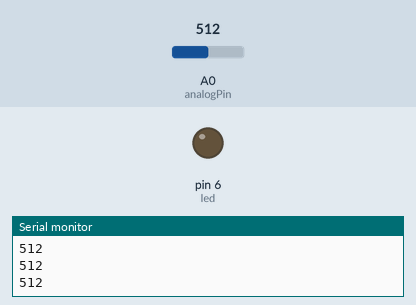
The sketch below on a simulated Arduino Uno, built with avr-gcc and run on an emulated ATmega328P. Shown: output pins drawn as LEDs (lit = HIGH), the last lines printed to the serial monitor. The test bench sets the inputs (shaded band); at power-on: A0 (analogPin) = 512.

Above: at 1.2 s.
1.3 s: A0 (analogPin) set to 889
2.8 s: A0 (analogPin) set to 916
At 3.1 s:
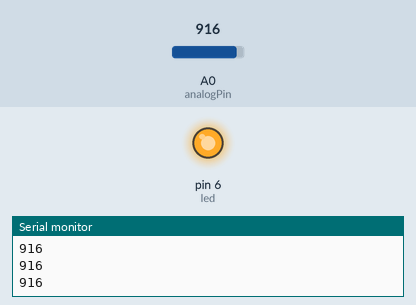
4.3 s: A0 (analogPin) set to 900
At 5.4 s:
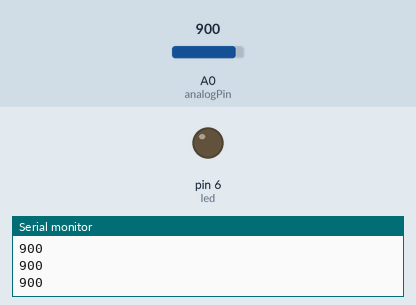
5.8 s: A0 (analogPin) set to 1023
At 6.6 s:
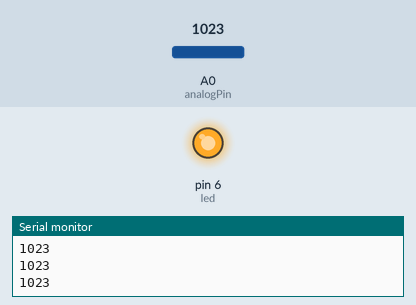
Timing chart, 0 to 8.3 s (numbered marks = the images above; inputs shaded):
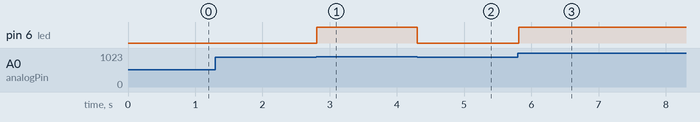

Measured:
- the behaviour switches between 900 and 901 on A0 (analogPin) (found by bisection; images 0 and 1)
- after the input at 2.8 s, pin 6 (led): LOW → HIGH at once
- after the input at 4.3 s, pin 6 (led): HIGH → LOW at once
- after the input at 5.8 s, pin 6 (led): LOW → HIGH at once

The sketch:

fotoresistor.ino
```cpp
int analogPin = A0;
int led = 6;

int val = 0;

void setup() {
  Serial.begin(9600);
  pinMode(led, OUTPUT);
}

void loop() {
  val = analogRead(analogPin);
  Serial.println(val);
  if (val > 900) {

   digitalWrite(led, HIGH);
  }else{
    digitalWrite(led, LOW);
  }
}
```
